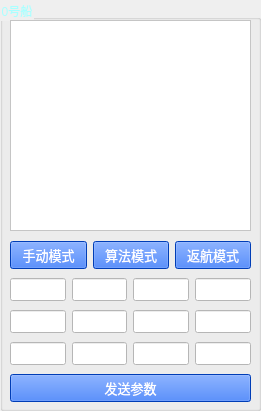
   <widget class="QGroupBox" name="groupBox">
    <property name="geometry">
     <rect>
      <x>10</x>
      <y>10</y>
      <width>261</width>
      <height>411</height>
     </rect>
    </property>
    <property name="styleSheet">
     <string notr="true">color: rgb(170, 255, 255);</string>
    </property>
    <property name="title">
     <string>0号船</string>
    </property>
    <widget class="QTextBrowser" name="text_0">
     <property name="geometry">
      <rect>
       <x>10</x>
       <y>20</y>
       <width>241</width>
       <height>211</height>
      </rect>
     </property>
     <property name="font">
      <font>
       <family>黑体</family>
       <pointsize>8</pointsize>
      </font>
     </property>
     <property name="styleSheet">
      <string notr="true">background-color: rgb(255, 255, 255);
color: rgb(0, 0, 0);</string>
     </property>
    </widget>
    <widget class="QWidget" name="layoutWidget">
     <property name="geometry">
      <rect>
       <x>10</x>
       <y>238</y>
       <width>241</width>
       <height>169</height>
      </rect>
     </property>
     <layout class="QVBoxLayout" name="verticalLayout">
      <item>
       <layout class="QHBoxLayout" name="horizontalLayout_4">
        <item>
         <widget class="QPushButton" name="manul_0">
          <property name="font">
           <font>
            <family>黑体</family>
            <pointsize>10</pointsize>
           </font>
          </property>
          <property name="focusPolicy">
           <enum>Qt::NoFocus</enum>
          </property>
          <property name="contextMenuPolicy">
           <enum>Qt::DefaultContextMenu</enum>
          </property>
          <property name="styleSheet">
           <string notr="true">color: rgb(255, 255, 255);
background-color: rgb(0, 85, 255);</string>
          </property>
          <property name="text">
           <string>手动模式</string>
          </property>
         </widget>
        </item>
        <item>
         <widget class="QPushButton" name="guided_0">
          <property name="font">
           <font>
            <family>黑体</family>
            <pointsize>10</pointsize>
           </font>
          </property>
          <property name="styleSheet">
           <string notr="true">color: rgb(255, 255, 255);
background-color: rgb(0, 85, 255);</string>
          </property>
          <property name="text">
           <string>算法模式</string>
          </property>
         </widget>
        </item>
        <item>
         <widget class="QPushButton" name="RTL_0">
          <property name="font">
           <font>
            <family>黑体</family>
            <pointsize>10</pointsize>
           </font>
          </property>
          <property name="styleSheet">
           <string notr="true">color: rgb(255, 255, 255);
background-color: rgb(0, 85, 255);</string>
          </property>
          <property name="text">
           <string>返航模式</string>
          </property>
         </widget>
        </item>
       </layout>
      </item>
      <item>
       <layout class="QHBoxLayout" name="horizontalLayout">
        <item>
         <widget class="QLineEdit" name="pa0_0">
          <property name="font">
           <font>
            <family>Times New Roman</family>
            <pointsize>10</pointsize>
            <weight>75</weight>
            <bold>true</bold>
           </font>
          </property>
          <property name="styleSheet">
           <string notr="true">background-color: rgb(255, 255, 255);
color: rgb(0, 0, 0);</string>
          </property>
         </widget>
        </item>
        <item>
         <widget class="QLineEdit" name="pa1_0">
          <property name="font">
           <font>
            <family>Times New Roman</family>
            <pointsize>10</pointsize>
            <weight>75</weight>
            <bold>true</bold>
           </font>
          </property>
          <property name="styleSheet">
           <string notr="true">background-color: rgb(255, 255, 255);
color: rgb(0, 0, 0);</string>
          </property>
         </widget>
        </item>
        <item>
         <widget class="QLineEdit" name="pa2_0">
          <property name="font">
           <font>
            <family>Times New Roman</family>
            <pointsize>10</pointsize>
            <weight>75</weight>
            <bold>true</bold>
           </font>
          </property>
          <property name="styleSheet">
           <string notr="true">background-color: rgb(255, 255, 255);
color: rgb(0, 0, 0);</string>
          </property>
         </widget>
        </item>
        <item>
         <widget class="QLineEdit" name="pa3_0">
          <property name="font">
           <font>
            <family>Times New Roman</family>
            <pointsize>10</pointsize>
            <weight>75</weight>
            <bold>true</bold>
           </font>
          </property>
          <property name="styleSheet">
           <string notr="true">background-color: rgb(255, 255, 255);
color: rgb(0, 0, 0);</string>
          </property>
         </widget>
        </item>
       </layout>
      </item>
      <item>
       <layout class="QHBoxLayout" name="horizontalLayout_2">
        <item>
         <widget class="QLineEdit" name="pa4_0">
          <property name="font">
           <font>
            <family>Times New Roman</family>
            <pointsize>10</pointsize>
            <weight>75</weight>
            <bold>true</bold>
           </font>
          </property>
          <property name="styleSheet">
           <string notr="true">background-color: rgb(255, 255, 255);
color: rgb(0, 0, 0);</string>
          </property>
         </widget>
        </item>
        <item>
         <widget class="QLineEdit" name="pa5_0">
          <property name="font">
           <font>
            <family>Times New Roman</family>
            <pointsize>10</pointsize>
            <weight>75</weight>
            <bold>true</bold>
           </font>
          </property>
          <property name="styleSheet">
           <string notr="true">background-color: rgb(255, 255, 255);
color: rgb(0, 0, 0);</string>
          </property>
         </widget>
        </item>
        <item>
         <widget class="QLineEdit" name="pa6_0">
          <property name="font">
           <font>
            <family>Times New Roman</family>
            <pointsize>10</pointsize>
            <weight>75</weight>
            <bold>true</bold>
           </font>
          </property>
          <property name="styleSheet">
           <string notr="true">background-color: rgb(255, 255, 255);
color: rgb(0, 0, 0);</string>
          </property>
         </widget>
        </item>
        <item>
         <widget class="QLineEdit" name="pa7_0">
          <property name="font">
           <font>
            <family>Times New Roman</family>
            <pointsize>10</pointsize>
            <weight>75</weight>
            <bold>true</bold>
           </font>
          </property>
          <property name="styleSheet">
           <string notr="true">background-color: rgb(255, 255, 255);
color: rgb(0, 0, 0);</string>
          </property>
         </widget>
        </item>
       </layout>
      </item>
      <item>
       <layout class="QHBoxLayout" name="horizontalLayout_3">
        <item>
         <widget class="QLineEdit" name="pa8_0">
          <property name="font">
           <font>
            <family>Times New Roman</family>
            <pointsize>10</pointsize>
            <weight>75</weight>
            <bold>true</bold>
           </font>
          </property>
          <property name="styleSheet">
           <string notr="true">background-color: rgb(255, 255, 255);
color: rgb(0, 0, 0);</string>
          </property>
         </widget>
        </item>
        <item>
         <widget class="QLineEdit" name="pa9_0">
          <property name="font">
           <font>
            <family>Times New Roman</family>
            <pointsize>10</pointsize>
            <weight>75</weight>
            <bold>true</bold>
           </font>
          </property>
          <property name="styleSheet">
           <string notr="true">background-color: rgb(255, 255, 255);
color: rgb(0, 0, 0);</string>
          </property>
         </widget>
        </item>
        <item>
         <widget class="QLineEdit" name="pa10_0">
          <property name="font">
           <font>
            <family>Times New Roman</family>
            <pointsize>10</pointsize>
            <weight>75</weight>
            <bold>true</bold>
           </font>
          </property>
          <property name="styleSheet">
           <string notr="true">background-color: rgb(255, 255, 255);
color: rgb(0, 0, 0);</string>
          </property>
         </widget>
        </item>
        <item>
         <widget class="QLineEdit" name="pa11_0">
          <property name="font">
           <font>
            <family>Times New Roman</family>
            <pointsize>10</pointsize>
            <weight>75</weight>
            <bold>true</bold>
           </font>
          </property>
          <property name="styleSheet">
           <string notr="true">background-color: rgb(255, 255, 255);
color: rgb(0, 0, 0);</string>
          </property>
         </widget>
        </item>
       </layout>
      </item>
      <item>
       <widget class="QPushButton" name="set_0">
        <property name="font">
         <font>
          <family>黑体</family>
          <pointsize>10</pointsize>
         </font>
        </property>
        <property name="styleSheet">
         <string notr="true">color: rgb(255, 255, 255);
background-color: rgb(0, 85, 255);</string>
        </property>
        <property name="text">
         <string>发送参数</string>
        </property>
       </widget>
      </item>
     </layout>
    </widget>
   </widget>
